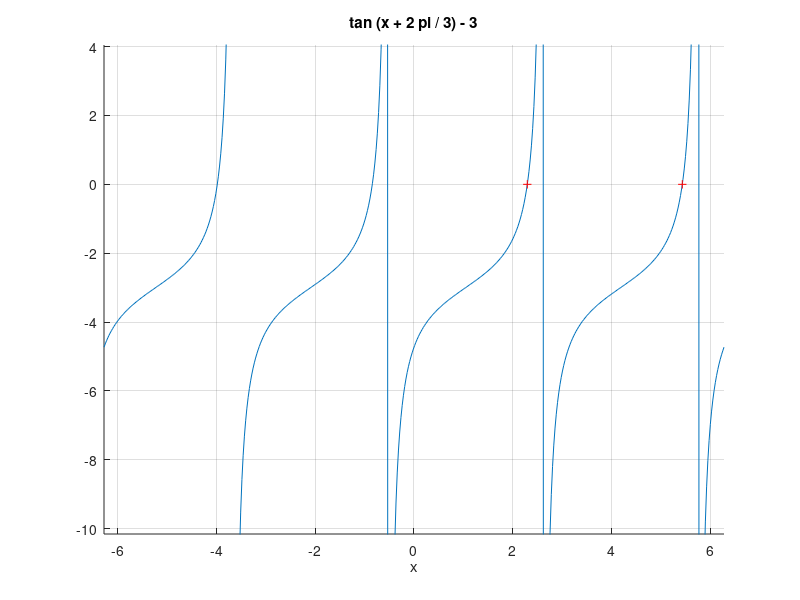

Reproduce this figure in MATLAB.
% (c)2021 HP.
clc;
clear;
clf;

f = @(x) tan(x + 2*pi/3) - 3; % angle is in radian

x0 = [2 3];
x = fsolve(f,x0)
%x = fzero(f,x0)
y = f(x)

hold on
ezplot(f)
plot(x, y, 'r+')

grid on
hold off
